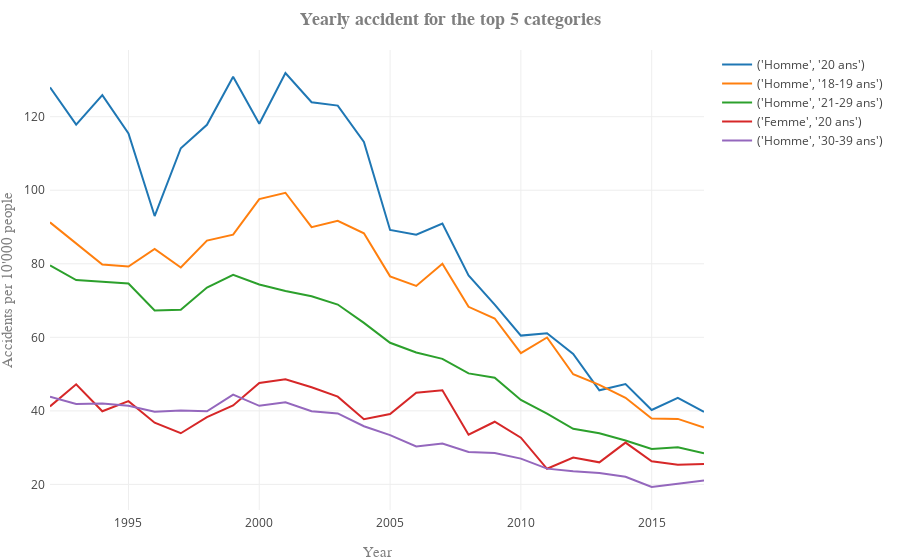

Notebook code for this chart:
### Code cell
# We only consider the private vehicles accidents where there was a mistake from the driver
df_conducteur = df_Accident_objets_normalized[(df_Accident_objets_normalized.faute_index==1)\
                                        & (df_Accident_objets_normalized.voiture_index==210)]

# Group by sex and age as wanted, sum the number of accidents and sort them to see which 
# category had the biggest impact in 2017, and keep the columns interesting us, i.e. the years
df_conducteur = df_conducteur.groupby(['sexe','age']).sum().\
        sort_values(['2017'], ascending=False)\
        [[col for col in df_conducteur.columns if IS_DATE.match(col)]]

# Plot the top 5 categories with our homemade function
plot_dataframe(x=df_conducteur.columns.values, y=df_conducteur.head(5),\
               title='Yearly accident for the top 5 categories', xlabel='Year',\
               ylabel="Accidents per 10'000 people", labels=df_conducteur.index.values,\
               rotation=45, number_to_plot=None,name_save='accident_sexe&age_top5')

print("Number of accident for different sexe and age for 1/10.000 inhabitants in Switzerland\n\
for the interesting categories:")
df_display = df_conducteur.loc[[('Homme', '20 ans'), ('Homme', '18-19 ans'),
       ('Homme', '21-29 ans'), ('Femme', '20 ans'),
       ('Homme', '30-39 ans'), ('Femme', '21-29 ans'),
       ('Homme', '70 ans et plus'),
       ('Homme', '15-17 ans'), ('Homme', '10-14 ans'),
       ('Homme', '6-9 ans'), ('Femme', '10-14 ans'),
       ('Femme', '15-17 ans')],['1992', '2017']]

display(df_display)
save_it(df_display,'accident_sexe&age')

### Figure 1 — Plotly figure (JSON) as saved in the notebook; plotly's stock layout.template omitted (floating-point values rounded to 4 significant figures)
{"data": [{"name": "('Homme', '20 ans')", "type": "scatter", "uid": "342fe17d-ef04-45fd-b81c-f949c3e31787", "x": ["1992", "1993", "1994", "1995", "1996", "1997", "1998", "1999", "2000", "2001", "2002", "2003", "2004", "2005", "2006", "2007", "2008", "2009", "2010", "2011", "2012", "2013", "2014", "2015", "2016", "2017"], "y": [128.0, 117.9, 125.9, 115.4, 92.98, 111.4, 117.8, 130.9, 118.1, 131.9, 123.9, 123.0, 113.1, 89.19, 87.92, 90.96, 76.85, 68.9, 60.46, 61.1, 55.48, 45.6, 47.27, 40.25, 43.55, 39.74]}, {"name": "('Homme', '18-19 ans')", "type": "scatter", "uid": "51e35168-4cd6-4477-95e7-ade40e52cc9b", "x": ["1992", "1993", "1994", "1995", "1996", "1997", "1998", "1999", "2000", "2001", "2002", "2003", "2004", "2005", "2006", "2007", "2008", "2009", "2010", "2011", "2012", "2013", "2014", "2015", "2016", "2017"], "y": [91.26, 85.55, 79.8, 79.26, 84.06, 78.97, 86.31, 87.91, 97.58, 99.31, 89.94, 91.68, 88.28, 76.58, 73.98, 79.98, 68.3, 65.12, 55.69, 59.96, 49.95, 47.05, 43.54, 37.91, 37.82, 35.45]}, {"name": "('Homme', '21-29 ans')", "type": "scatter", "uid": "d00231ef-3eb0-4192-9100-538f17ba4a25", "x": ["1992", "1993", "1994", "1995", "1996", "1997", "1998", "1999", "2000", "2001", "2002", "2003", "2004", "2005", "2006", "2007", "2008", "2009", "2010", "2011", "2012", "2013", "2014", "2015", "2016", "2017"], "y": [79.56, 75.57, 75.1, 74.62, 67.3, 67.52, 73.54, 77.0, 74.38, 72.58, 71.16, 68.91, 63.92, 58.51, 55.89, 54.14, 50.19, 49.0, 42.97, 39.24, 35.12, 33.92, 31.93, 29.64, 30.09, 28.47]}, {"name": "('Femme', '20 ans')", "type": "scatter", "uid": "aed01cd7-0afb-46d9-b9b5-dfa342ddfe0b", "x": ["1992", "1993", "1994", "1995", "1996", "1997", "1998", "1999", "2000", "2001", "2002", "2003", "2004", "2005", "2006", "2007", "2008", "2009", "2010", "2011", "2012", "2013", "2014", "2015", "2016", "2017"], "y": [41.2, 47.22, 39.88, 42.64, 36.79, 33.91, 38.31, 41.47, 47.58, 48.58, 46.43, 43.86, 37.72, 39.15, 44.91, 45.59, 33.5, 37.04, 32.69, 24.25, 27.29, 26.0, 31.37, 26.29, 25.35, 25.53]}, {"name": "('Homme', '30-39 ans')", "type": "scatter", "uid": "52cbfd42-8437-4837-acfa-536d76227167", "x": ["1992", "1993", "1994", "1995", "1996", "1997", "1998", "1999", "2000", "2001", "2002", "2003", "2004", "2005", "2006", "2007", "2008", "2009", "2010", "2011", "2012", "2013", "2014", "2015", "2016", "2017"], "y": [43.85, 41.87, 41.97, 41.39, 39.75, 40.11, 39.88, 44.42, 41.38, 42.33, 39.89, 39.3, 35.81, 33.41, 30.3, 31.12, 28.83, 28.57, 27.01, 24.29, 23.59, 23.07, 22.08, 19.29, 20.16, 21.09]}], "layout": {"margin": {"b": 50, "l": 50, "pad": 4, "r": 50, "t": 50}, "title": "<b>Yearly accident for the top 5 categories</b>", "titlefont": {"color": "#7f7f7f", "family": "Courier New, monospace", "size": 18}, "xaxis": {"title": "Year", "titlefont": {"color": "#7f7f7f", "family": "Courier New, monospace", "size": 15}}, "yaxis": {"title": "Accidents per 10'000 people", "titlefont": {"color": "#7f7f7f", "family": "Courier New, monospace", "size": 15}}}}
